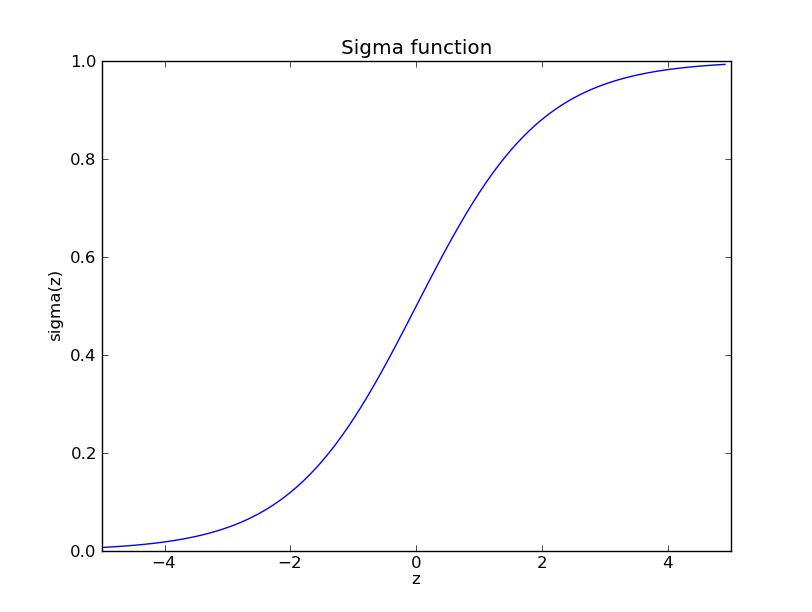

This chart was generated by the following Python code:
"""
sigmoid
~~~~~~~

Plots a graph of the sigmoid function."""

import numpy
import matplotlib.pyplot as plt

z = numpy.arange(-5, 5, .1)
sigma_fn = numpy.vectorize(lambda z: 1/(1+numpy.exp(-z)))
sigma = sigma_fn(z)

fig = plt.figure()
ax = fig.add_subplot(111)
ax.plot(z, sigma)
ax.set_ylim([0,1])
ax.set_xlim([-5,5])
ax.grid(False)
ax.set_xlabel('z')
ax.set_ylabel('sigma(z)')
ax.set_title('Sigma function')

plt.show()
